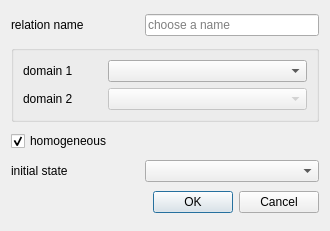
<?xml version="1.0" encoding="UTF-8"?>
<ui version="4.0">
 <class>NewRelationDialog</class>
 <widget class="QDialog" name="NewRelationDialog">
  <property name="geometry">
   <rect>
    <x>0</x>
    <y>0</y>
    <width>330</width>
    <height>231</height>
   </rect>
  </property>
  <property name="sizePolicy">
   <sizepolicy hsizetype="Fixed" vsizetype="Fixed">
    <horstretch>0</horstretch>
    <verstretch>0</verstretch>
   </sizepolicy>
  </property>
  <property name="maximumSize">
   <size>
    <width>330</width>
    <height>231</height>
   </size>
  </property>
  <property name="windowTitle">
   <string>New Relation</string>
  </property>
  <layout class="QGridLayout" name="gridLayout">
   <item row="5" column="2">
    <widget class="QDialogButtonBox" name="buttonBox">
     <property name="orientation">
      <enum>Qt::Horizontal</enum>
     </property>
     <property name="standardButtons">
      <set>QDialogButtonBox::Cancel|QDialogButtonBox::Ok</set>
     </property>
    </widget>
   </item>
   <item row="0" column="2">
    <widget class="QLineEdit" name="relationName">
     <property name="sizePolicy">
      <sizepolicy hsizetype="Preferred" vsizetype="Fixed">
       <horstretch>0</horstretch>
       <verstretch>0</verstretch>
      </sizepolicy>
     </property>
     <property name="inputMask">
      <string notr="true"/>
     </property>
     <property name="maxLength">
      <number>32767</number>
     </property>
     <property name="placeholderText">
      <string>choose a name</string>
     </property>
    </widget>
   </item>
   <item row="0" column="0">
    <widget class="QLabel" name="label_3">
     <property name="mouseTracking">
      <bool>false</bool>
     </property>
     <property name="toolTip">
      <string/>
     </property>
     <property name="text">
      <string>relation name</string>
     </property>
     <property name="buddy">
      <cstring>relationName</cstring>
     </property>
    </widget>
   </item>
   <item row="2" column="0" colspan="3">
    <widget class="QGroupBox" name="groupBox_3">
     <property name="sizePolicy">
      <sizepolicy hsizetype="Preferred" vsizetype="Fixed">
       <horstretch>0</horstretch>
       <verstretch>0</verstretch>
      </sizepolicy>
     </property>
     <property name="title">
      <string/>
     </property>
     <layout class="QGridLayout" name="gridLayout_2">
      <item row="2" column="0">
       <widget class="QLabel" name="domain2">
        <property name="enabled">
         <bool>true</bool>
        </property>
        <property name="text">
         <string>domain 2</string>
        </property>
        <property name="buddy">
         <cstring>comboBox_2</cstring>
        </property>
       </widget>
      </item>
      <item row="2" column="2">
       <widget class="QComboBox" name="comboBox_2">
        <property name="enabled">
         <bool>false</bool>
        </property>
       </widget>
      </item>
      <item row="1" column="2">
       <widget class="QComboBox" name="comboBox"/>
      </item>
      <item row="1" column="0">
       <widget class="QLabel" name="domain1">
        <property name="sizePolicy">
         <sizepolicy hsizetype="Fixed" vsizetype="Preferred">
          <horstretch>0</horstretch>
          <verstretch>0</verstretch>
         </sizepolicy>
        </property>
        <property name="text">
         <string>domain 1 </string>
        </property>
        <property name="buddy">
         <cstring>comboBox</cstring>
        </property>
       </widget>
      </item>
      <item row="1" column="1" alignment="Qt::AlignRight">
       <widget class="QLabel" name="alert_cb">
        <property name="minimumSize">
         <size>
          <width>20</width>
          <height>20</height>
         </size>
        </property>
        <property name="maximumSize">
         <size>
          <width>20</width>
          <height>20</height>
         </size>
        </property>
        <property name="text">
         <string/>
        </property>
        <property name="scaledContents">
         <bool>false</bool>
        </property>
       </widget>
      </item>
      <item row="2" column="1">
       <widget class="QLabel" name="alert_cb2">
        <property name="sizePolicy">
         <sizepolicy hsizetype="Fixed" vsizetype="Fixed">
          <horstretch>0</horstretch>
          <verstretch>0</verstretch>
         </sizepolicy>
        </property>
        <property name="minimumSize">
         <size>
          <width>20</width>
          <height>20</height>
         </size>
        </property>
        <property name="maximumSize">
         <size>
          <width>20</width>
          <height>20</height>
         </size>
        </property>
        <property name="text">
         <string notr="true"/>
        </property>
       </widget>
      </item>
     </layout>
    </widget>
   </item>
   <item row="0" column="1" alignment="Qt::AlignRight">
    <widget class="QLabel" name="alert_relationName">
     <property name="sizePolicy">
      <sizepolicy hsizetype="Fixed" vsizetype="Fixed">
       <horstretch>0</horstretch>
       <verstretch>0</verstretch>
      </sizepolicy>
     </property>
     <property name="minimumSize">
      <size>
       <width>20</width>
       <height>20</height>
      </size>
     </property>
     <property name="maximumSize">
      <size>
       <width>20</width>
       <height>20</height>
      </size>
     </property>
     <property name="text">
      <string notr="true"/>
     </property>
    </widget>
   </item>
   <item row="4" column="0">
    <widget class="QLabel" name="label">
     <property name="text">
      <string>initial state</string>
     </property>
    </widget>
   </item>
   <item row="3" column="0">
    <widget class="QCheckBox" name="checkBox">
     <property name="text">
      <string>homogeneous</string>
     </property>
     <property name="checked">
      <bool>true</bool>
     </property>
     <property name="tristate">
      <bool>false</bool>
     </property>
    </widget>
   </item>
   <item row="4" column="2">
    <widget class="QComboBox" name="stateBox"/>
   </item>
  </layout>
 </widget>
 <tabstops>
  <tabstop>relationName</tabstop>
  <tabstop>comboBox</tabstop>
  <tabstop>comboBox_2</tabstop>
  <tabstop>buttonBox</tabstop>
 </tabstops>
 <resources/>
 <connections>
  <connection>
   <sender>checkBox</sender>
   <signal>stateChanged(int)</signal>
   <receiver>NewRelationDialog</receiver>
   <slot>refreshUiState()</slot>
   <hints>
    <hint type="sourcelabel">
     <x>67</x>
     <y>72</y>
    </hint>
    <hint type="destinationlabel">
     <x>168</x>
     <y>132</y>
    </hint>
   </hints>
  </connection>
  <connection>
   <sender>comboBox</sender>
   <signal>currentIndexChanged(int)</signal>
   <receiver>NewRelationDialog</receiver>
   <slot>refreshUiState()</slot>
   <hints>
    <hint type="sourcelabel">
     <x>213</x>
     <y>129</y>
    </hint>
    <hint type="destinationlabel">
     <x>168</x>
     <y>132</y>
    </hint>
   </hints>
  </connection>
  <connection>
   <sender>relationName</sender>
   <signal>textChanged(QString)</signal>
   <receiver>NewRelationDialog</receiver>
   <slot>refreshUiState()</slot>
   <hints>
    <hint type="sourcelabel">
     <x>230</x>
     <y>33</y>
    </hint>
    <hint type="destinationlabel">
     <x>168</x>
     <y>132</y>
    </hint>
   </hints>
  </connection>
  <connection>
   <sender>buttonBox</sender>
   <signal>rejected()</signal>
   <receiver>NewRelationDialog</receiver>
   <slot>reject()</slot>
   <hints>
    <hint type="sourcelabel">
     <x>330</x>
     <y>247</y>
    </hint>
    <hint type="destinationlabel">
     <x>286</x>
     <y>274</y>
    </hint>
   </hints>
  </connection>
  <connection>
   <sender>buttonBox</sender>
   <signal>accepted()</signal>
   <receiver>NewRelationDialog</receiver>
   <slot>accept()</slot>
   <hints>
    <hint type="sourcelabel">
     <x>330</x>
     <y>247</y>
    </hint>
    <hint type="destinationlabel">
     <x>157</x>
     <y>274</y>
    </hint>
   </hints>
  </connection>
 </connections>
 <slots>
  <slot>refreshUiState()</slot>
 </slots>
</ui>
